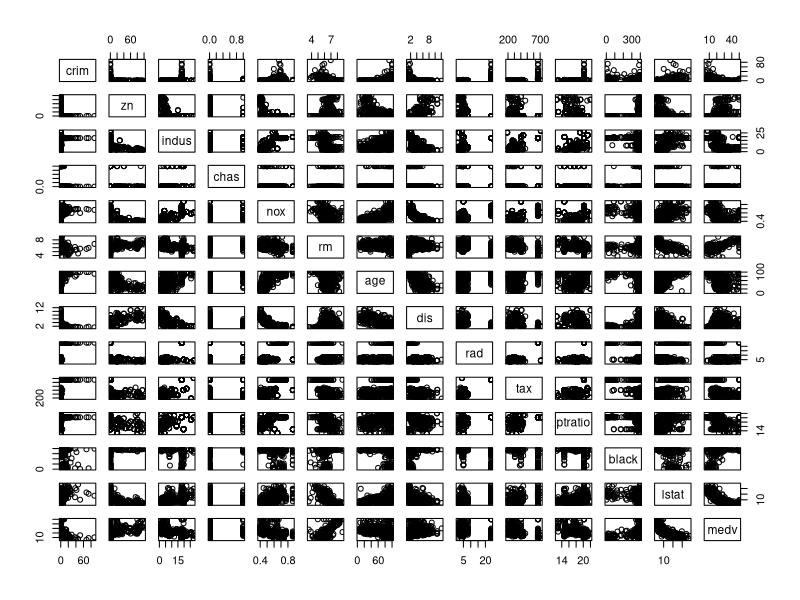
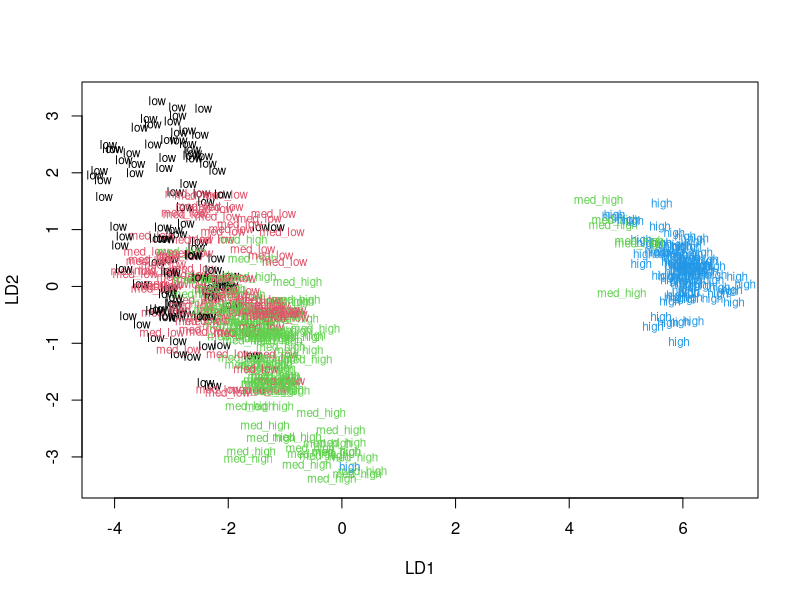
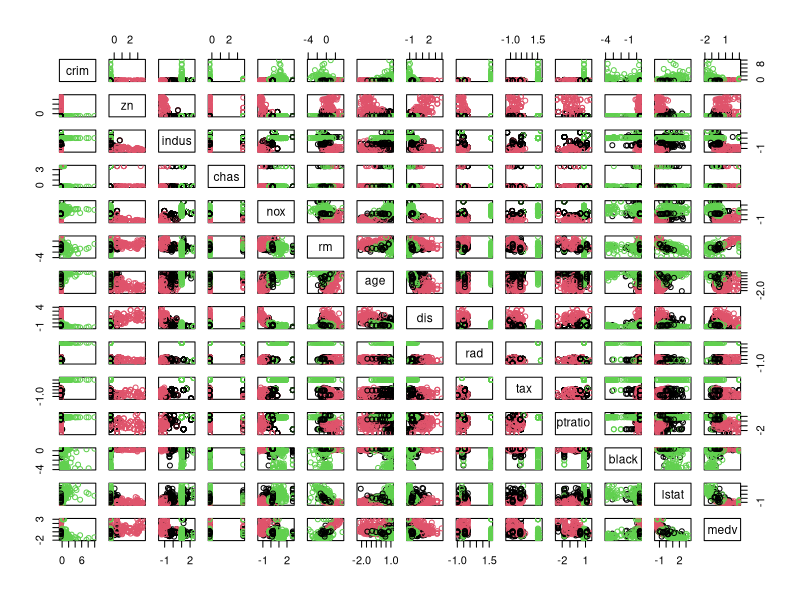
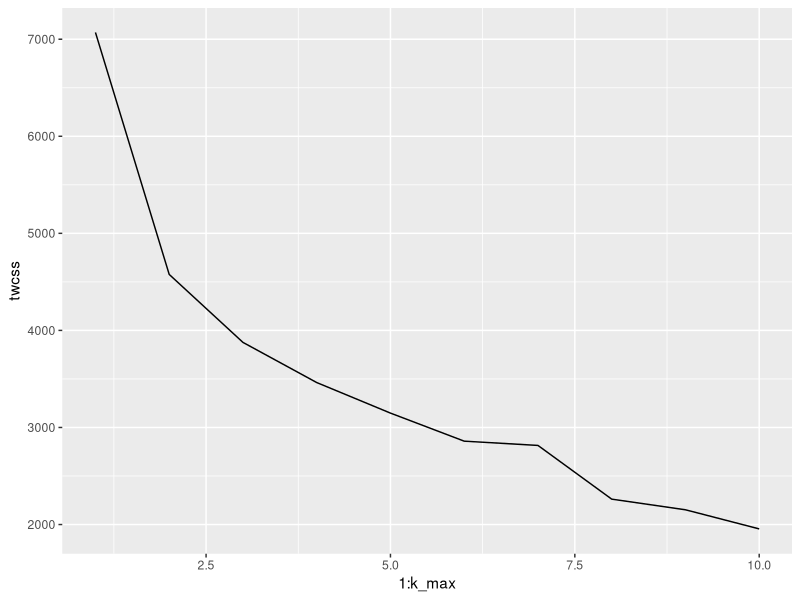
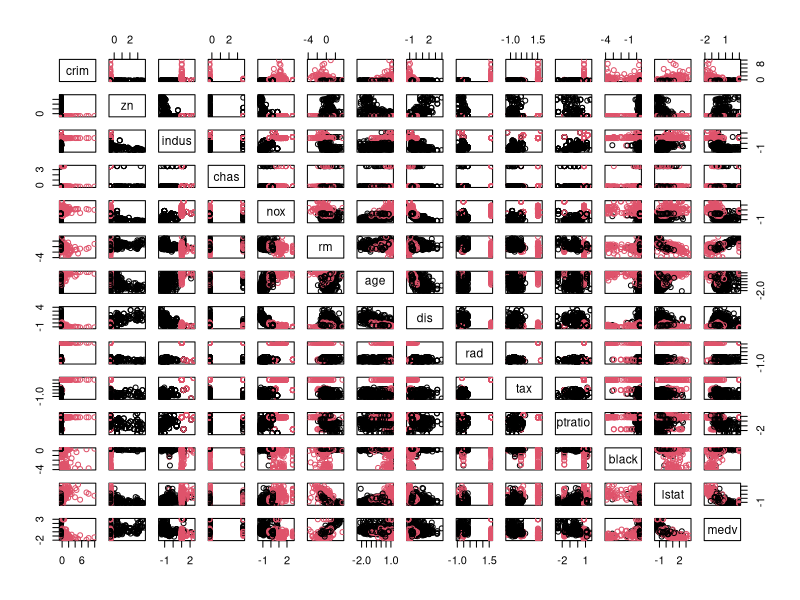
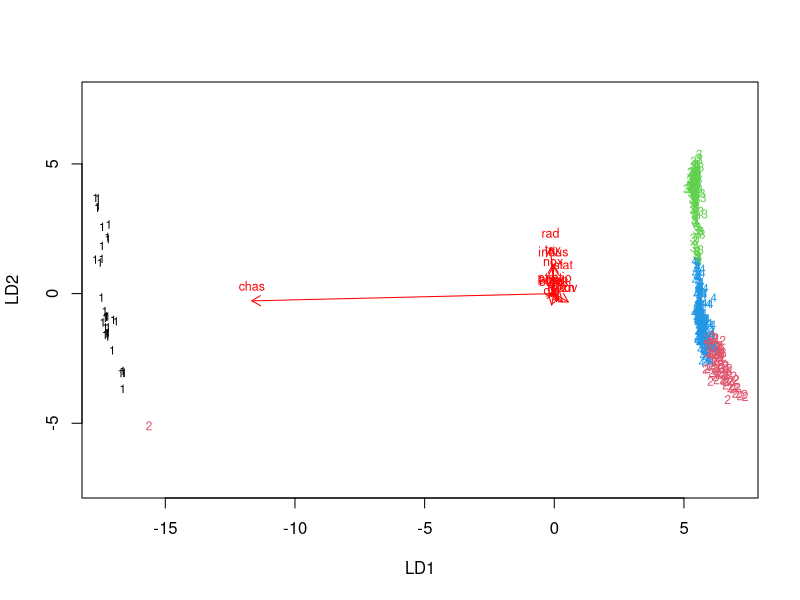

Write R code to recreate these figures, in order.
## ---- chunk 1
library(MASS)
data("Boston")
dim(Boston)
str(Boston)
## ---- chunk 2
summary(Boston)
## ---- chunk 3
pairs(Boston)
## ---- chunk 4
library(dplyr)
cor_matrix<-cor(Boston)
cor_matrix %>% round(digits = 2)


## ---- chunk 5
library(MASS)
boston_scaled <- scale(Boston)
boston_scaled <- as.data.frame(boston_scaled)
## ---- chunk 6
library(dplyr)
#create bin vector, use quantiles
bins <- quantile(boston_scaled$crim)
#create new factor variable
crime_rate <- cut(boston_scaled$crim, breaks = bins, include.lowest = TRUE, label = c("low", "med_low", "med_high", "high"))
#drop continuous crime
boston_scaled <- dplyr::select(boston_scaled, -crim)
#insert new factor crime_rate
boston_scaled <- data.frame(boston_scaled, crime_rate)

## ---- chunk 7
#take number of rows
n <- nrow(boston_scaled)
#choose 80%
ind <- sample(n,  size = n * 0.8)
# create train set
train <- boston_scaled[ind,]
# create test set 
test <- boston_scaled[-ind,]
## ---- chunk 8
lda.fit <- lda(crime_rate ~., data = train)
classes <- as.numeric(train$crime_rate)
plot(lda.fit, dimen = 2, col = classes, pch = classes)
## ---- chunk 9
#save correct classifications from the test data set for model validation
correct_classes <- test$crime_rate
test
#drop classifications
test <- dplyr::select(test, -crime_rate)
#prediction
lda.pred <- predict(lda.fit, newdata = test)
#results
table(correct = correct_classes, predicted = lda.pred$class)
## ---- chunk 10
data("Boston")
boston_scaled <- scale(Boston)
boston_scaled <- as.data.frame(boston_scaled)
#calculate euclidean distance matrix
dist_eu <- dist(boston_scaled, method = "euclidean")
#initial k-means with 3 centers
km1 <-kmeans(boston_scaled, centers = 3)
pairs(boston_scaled, col = km1$cluster)

## ---- chunk 11
library(ggplot2)
#set the seed for reproducability
set.seed(123)
#max clusters k = 10
k_max <- 10
#total within sum of squares function
twcss <- sapply(1:k_max, function(k){kmeans(boston_scaled, k)$tot.withinss})
#visualise
qplot(x = 1:k_max, y = twcss, geom = 'line')



## ---- chunk 12
km2 <-kmeans(boston_scaled, centers = 2)
pairs(boston_scaled, col = km2$cluster)
## ---- chunk 13
#kmeans for 4 centers for scaled Boston dataset
km3 <- kmeans(boston_scaled, centers = 4)
#include the kmeans clusted in the data frame
boston_scaled$cluster <- km3$cluster
#LDA on clusters
lda.fit2 <- lda(boston_scaled$cluster ~., data = boston_scaled)
#visualise, set up function for LDA arrows
lda.arrows <- function(x, myscale = 1, arrow_heads = 0.1, color = "red", tex = 0.75, choices = c(1,2)){
  heads <- coef(x)
  arrows(x0 = 0, y0 = 0, 
         x1 = myscale * heads[,choices[1]], 
         y1 = myscale * heads[,choices[2]], col=color, length = arrow_heads)
  text(myscale * heads[,choices], labels = row.names(heads), 
       cex = tex, col=color, pos=3)
}

# target classes as numeric
classes <- as.numeric(boston_scaled$cluster)

# plot the lda results
plot(lda.fit2, dimen = 2, col = classes, pch = classes)
lda.arrows(lda.fit2, myscale = 2)
